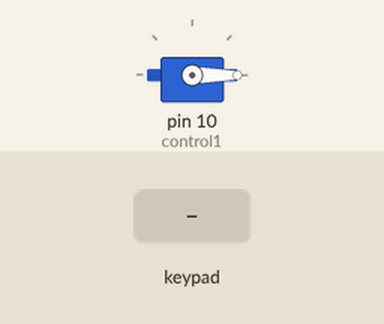
Recording of a sketch running on a simulated Arduino Uno, built with avr-gcc and run on an emulated ATmega328P. Shown: servo. The inputs (shaded band) are chosen by the test bench.

Above: at 1.2 s.
1.3 s: key '1' pressed
At 1.77 s:
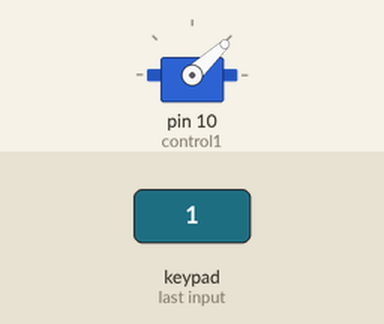
4.3 s: keypad keys 1 2 pressed 0.4 s apart
At 5.8 s:
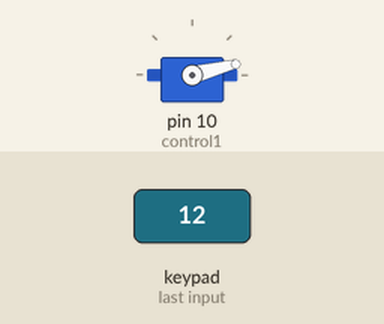
6.6 s: key 'B' pressed
At 7.3 s:
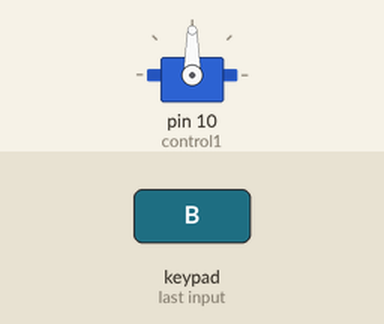
8.1 s: key 'A' pressed
At 8.8 s:
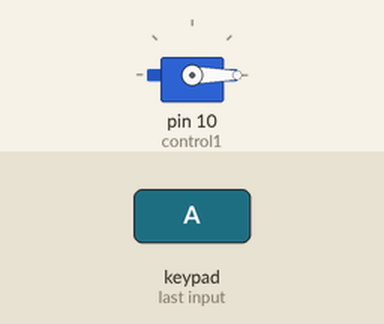
9.6 s: keypad keys 1 2 # pressed 0.4 s apart
Timing chart, 0 to 12.6 s (numbered marks = the images above; inputs shaded):
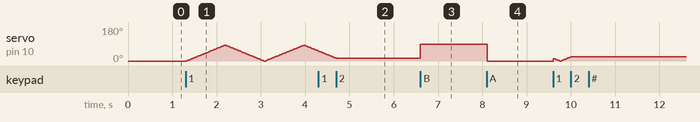

Measured:
- after the input at 4.3 s, servo on pin 10 (control1): goes on until 4.7 s, then stays 14°
- after the input at 6.6 s, servo on pin 10 (control1): 14° → 90° at once
- after the input at 8.1 s, servo on pin 10 (control1): 90° → 0° at once

The sketch:

Servo_compuerta.ino
```cpp
#include <Servo.h>
#include <Keypad.h>

     byte fila[] = {9, 8, 7, 6};
     byte columna[] = { 5, 4, 3, 2};

     char teclas [ 4][ 4 ] =
          {
              {'1','2','3','A'},
              {'4','5','6','B'},
              {'7','8','9','C'},
              {'*','0','#','D'}
          };
     Keypad teclado = Keypad(makeKeymap(teclas), fila, columna, 4, 4);

Servo control1;
int contador = 0;
int centinela=0;
int lazo =0;
void setup()
{
    control1.attach(10);
    control1.write(0);

}

void loop()
{
  char pulsacion = teclado.getKey() ;
  if (pulsacion != 0)
    Serial.print(pulsacion);

  if (pulsacion == '1')
  {
      lazo=1;
  }
  if (pulsacion == '2')
  {
      lazo=0;
  }

  if (pulsacion == 'A')
  {
      control1.write(0);
  }
  if (pulsacion == 'B')
  {
      control1.write(90);
  }


  if (lazo == 1)
  {
    centinela++;
    if (centinela<85 )
    {
      control1.write(contador);
      delay(10);
      contador++;
    }
    if (centinela>85 )
    {
      control1.write(contador);
      delay(10);
      contador--;
    }
    if(centinela>170)
    {
      centinela=0;
      contador=0;
    }
  }

}

//////////////////////////////////////////////////////////////////
/*
 * #include <Servo.h>
Servo control1;
int contador = 0;
int centinela=0;
void setup()
{
    control1.attach(9);
}

void loop()
{
  centinela++;
  if (centinela<85 )
  {
    control1.write(contador);
    delay(10);
    contador++;
  }
  if (centinela>85 )
  {
    control1.write(contador);
    delay(10);
    contador--;
  }
  if(centinela>170)
  {
    centinela=0;
    contador=0;
  }

}
 */
```
